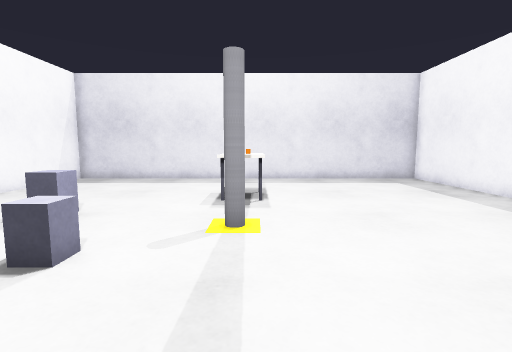
view 1 (above)

12 first-person views from a walk through a Gazebo world. The camera is 0.93 m above the floor, tilts 6° down and sees 85° across. The floor is counted in squares, 0.5 m on a side. Each view is taken from the middle of a square. On the plan, view 1 faces up. The plan holds only what a view shows up to about 16 squares ahead; the rest is blank. The place goes on beyond the plan.

view 2
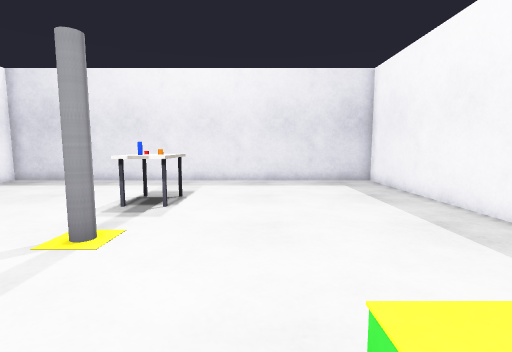

view 3
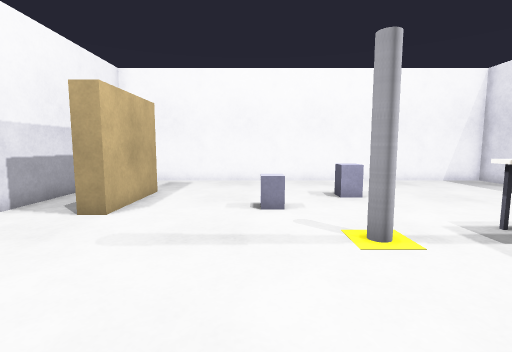

view 4
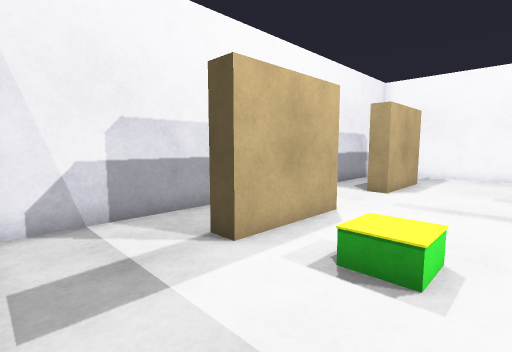

view 5
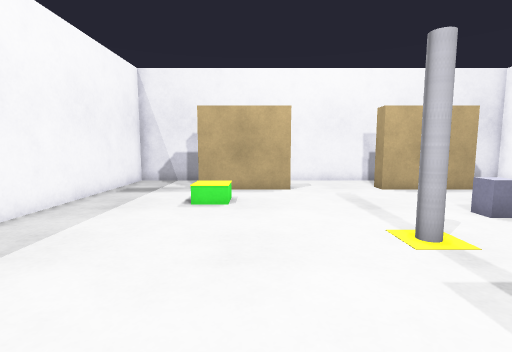

view 6
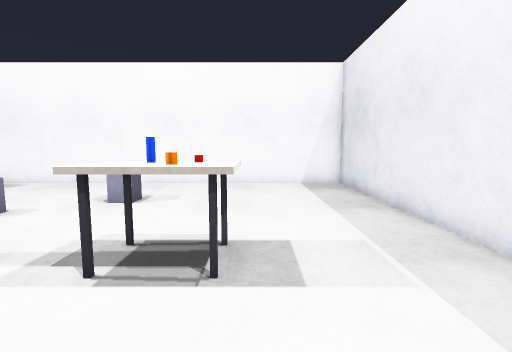

view 7
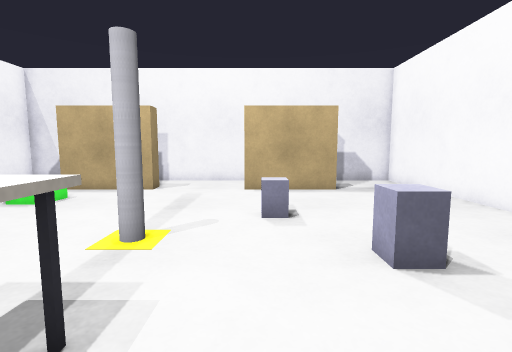

view 8
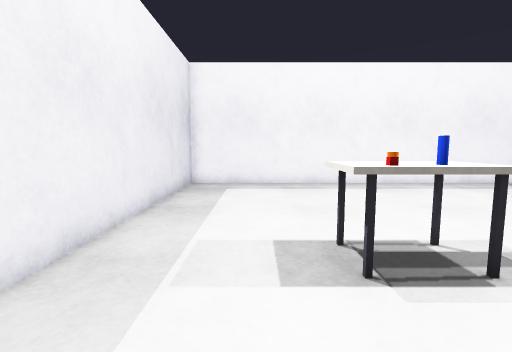

view 9
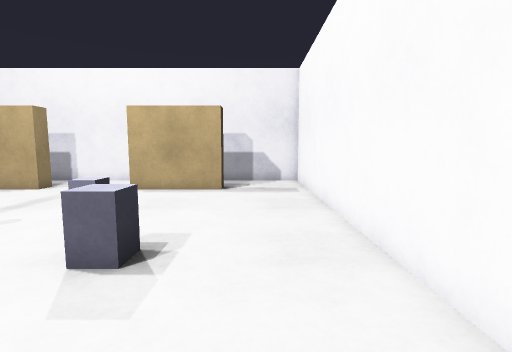

view 10
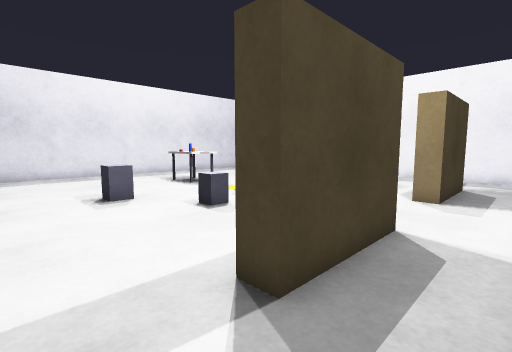

view 11
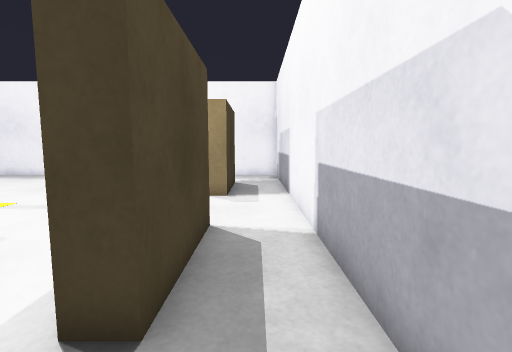

view 12
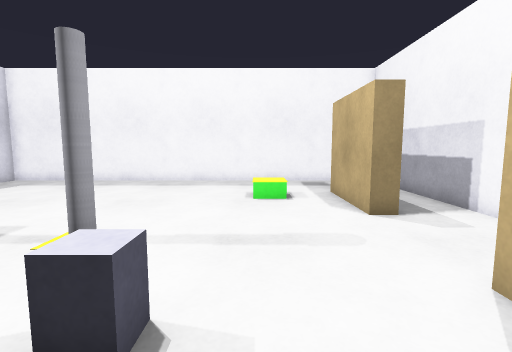

### Floor plan
Points are (right, up) in squares from view 1. A wall is a line through its corners. A room is listed if a view was taken in it or the views show most of it. See-through windows are left out.
Room 1 (views 1, 10, 11)
walls: (-2.5, -0.1) (-2.5, -0.9) (-6.5, -0.9) (-6.5, -0.1); (5.5, -0.1) (5.5, -0.9) (1.5, -0.9) (1.5, -0.1); (-10.3, 0.4) (-10.3, -3.3) (9.3, -3.3) (9.3, 0.4)
ways out: opening at (-8.5, -0.5) to room 2; opening at (-0.5, -0.5) to room 2; opening at (7.5, -0.5) to room 2
Room 2 (views 2, 3, 4, 5, 6, 7, 8, 9, 12)
walls: (1.5, -0.1) (5.5, -0.1); (-6.5, -0.1) (-2.5, -0.1); (9.3, 0.4) (9.3, 16.3) (-10.3, 16.3) (-10.3, 0.4)
ways out: opening at (-8.5, -0.5) to room 1; opening at (-0.5, -0.5) to room 1; opening at (7.5, -0.5) to room 1
objects: grey box (-6, 7) to (-5, 8); grey box (-4, 4) to (-3, 5); pillar (-1, 6) to (0, 7); blue cylinder (-1, 10); other object (-1, 11); grey box (0, 10); other object (0, 11); yellow box (4, 2) to (5, 3)

Positions as (right, up) in squares from view 1, and headings:
1: (0, 0), facing up
2: (3, 1), facing up
3: (5, 4), facing left
4: (9, 4), facing down-left
5: (3, 12), facing down
6: (4, 12), facing left
7: (-3, 12), facing down
8: (-5, 13), facing right
9: (-8, 12), facing down
10: (-9, -3), facing up-right
11: (-9, -2), facing right
12: (-6, 3), facing right
